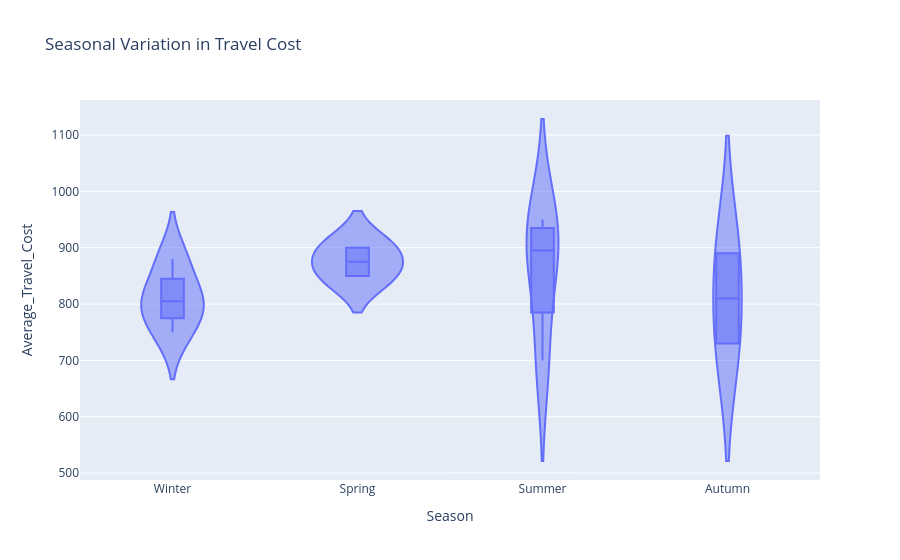

Source (notebook cell):
### Markdown cell above
### **Seasonal Variation in Travel Cost**

### Code cell
fig = px.violin(df, x= 'Season',y= 'Average_Travel_Cost',box=True,title='Seasonal Variation in Travel Cost')
fig.show()

### Figure 1 — Plotly figure (JSON) as saved in the notebook; plotly's stock layout.template omitted (floating-point values rounded to 4 significant figures)
{"data": [{"alignmentgroup": "True", "box": {"visible": true}, "hovertemplate": "Season=%{x}<br>Average_Travel_Cost=%{y}<extra></extra>", "legendgroup": "", "marker": {"color": "#636efa"}, "name": "", "offsetgroup": "", "orientation": "v", "scalegroup": "True", "showlegend": false, "type": "violin", "x": ["Winter", "Winter", "Spring", "Spring", "Summer", "Summer", "Summer", "Summer", "Autumn", "Autumn", "Winter", "Winter"], "x0": " ", "xaxis": "x", "y": [800, 750, 900, 850, 700, 950, 920, 870, 890, 730, 810, 880], "y0": " ", "yaxis": "y"}], "layout": {"legend": {"tracegroupgap": 0}, "title": {"text": "Seasonal Variation in Travel Cost"}, "violinmode": "group", "xaxis": {"anchor": "y", "domain": [0, 1], "title": {"text": "Season"}}, "yaxis": {"anchor": "x", "domain": [0, 1], "title": {"text": "Average_Travel_Cost"}}}}
